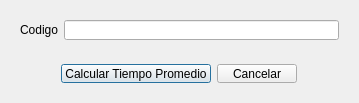
<?xml version="1.0" encoding="UTF-8"?>
<ui version="4.0">
 <class>Dialog</class>
 <widget class="QDialog" name="Dialog">
  <property name="geometry">
   <rect>
    <x>0</x>
    <y>0</y>
    <width>359</width>
    <height>103</height>
   </rect>
  </property>
  <property name="minimumSize">
   <size>
    <width>359</width>
    <height>103</height>
   </size>
  </property>
  <property name="maximumSize">
   <size>
    <width>359</width>
    <height>103</height>
   </size>
  </property>
  <property name="windowTitle">
   <string>Tiempo Promedio segun codigo Consulta</string>
  </property>
  <property name="modal">
   <bool>true</bool>
  </property>
  <layout class="QVBoxLayout" name="verticalLayout">
   <item>
    <widget class="QWidget" name="widget" native="true">
     <layout class="QGridLayout" name="gridLayout">
      <item row="0" column="0">
       <widget class="QLabel" name="label_texto">
        <property name="text">
         <string>Codigo</string>
        </property>
       </widget>
      </item>
      <item row="0" column="1">
       <widget class="QLineEdit" name="a_codigo"/>
      </item>
     </layout>
    </widget>
   </item>
   <item alignment="Qt::AlignHCenter|Qt::AlignVCenter">
    <widget class="QWidget" name="widget_2" native="true">
     <layout class="QHBoxLayout" name="horizontalLayout">
      <item>
       <widget class="QPushButton" name="btn_accion">
        <property name="text">
         <string>Calcular Tiempo Promedio</string>
        </property>
       </widget>
      </item>
      <item>
       <widget class="QPushButton" name="btn_cancelar">
        <property name="text">
         <string>Cancelar</string>
        </property>
       </widget>
      </item>
     </layout>
    </widget>
   </item>
  </layout>
 </widget>
 <resources/>
 <connections/>
</ui>
